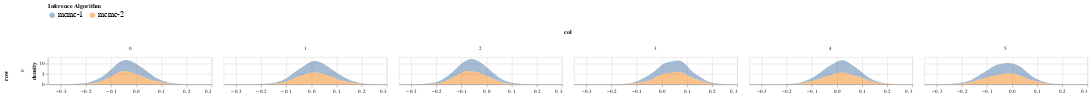

The cell this chart's notebook holds for it:
### Code cell
param = 'alpha'
df = get_post_df(np.squeeze(posterior_samples['batch1'][param]))
df['source'] = 'mcmc-1'

df2 = get_post_df(np.squeeze(posterior_samples['batch2'][param]))
df2['source'] = 'mcmc-2'

plot_density(pd.concat([df, df2]))

### Figure 1 — Vega-Lite specification as saved in the notebook (floating-point values rounded to 4 significant figures; data arrays with more than 128 entries replaced by an {"elided": "..."} marker saying what was removed)
{"config": {"view": {"continuousWidth": 400, "continuousHeight": 300}}, "data": {"name": "data-302d69005f0cfa6cd99343a2d9c0c11c"}, "mark": {"type": "area", "opacity": 0.5}, "encoding": {"color": {"type": "nominal", "field": "source", "legend": {"labelFontSize": 14, "orient": "top"}, "title": "Inference Algorithm"}, "column": {"type": "quantitative", "field": "col"}, "row": {"type": "quantitative", "field": "row"}, "x": {"type": "quantitative", "field": "value", "title": null}, "y": {"type": "quantitative", "field": "density"}}, "height": 50, "resolve": {"scale": {"x": "independent"}}, "transform": [{"fold": ["value"]}, {"density": "value", "groupby": ["cn", "row", "col", "source"]}], "width": 300, "$schema": "https://vega.github.io/schema/vega-lite/v4.8.1.json", "datasets": {"data-302d69005f0cfa6cd99343a2d9c0c11c": {"elided": "12000 records"}}}
